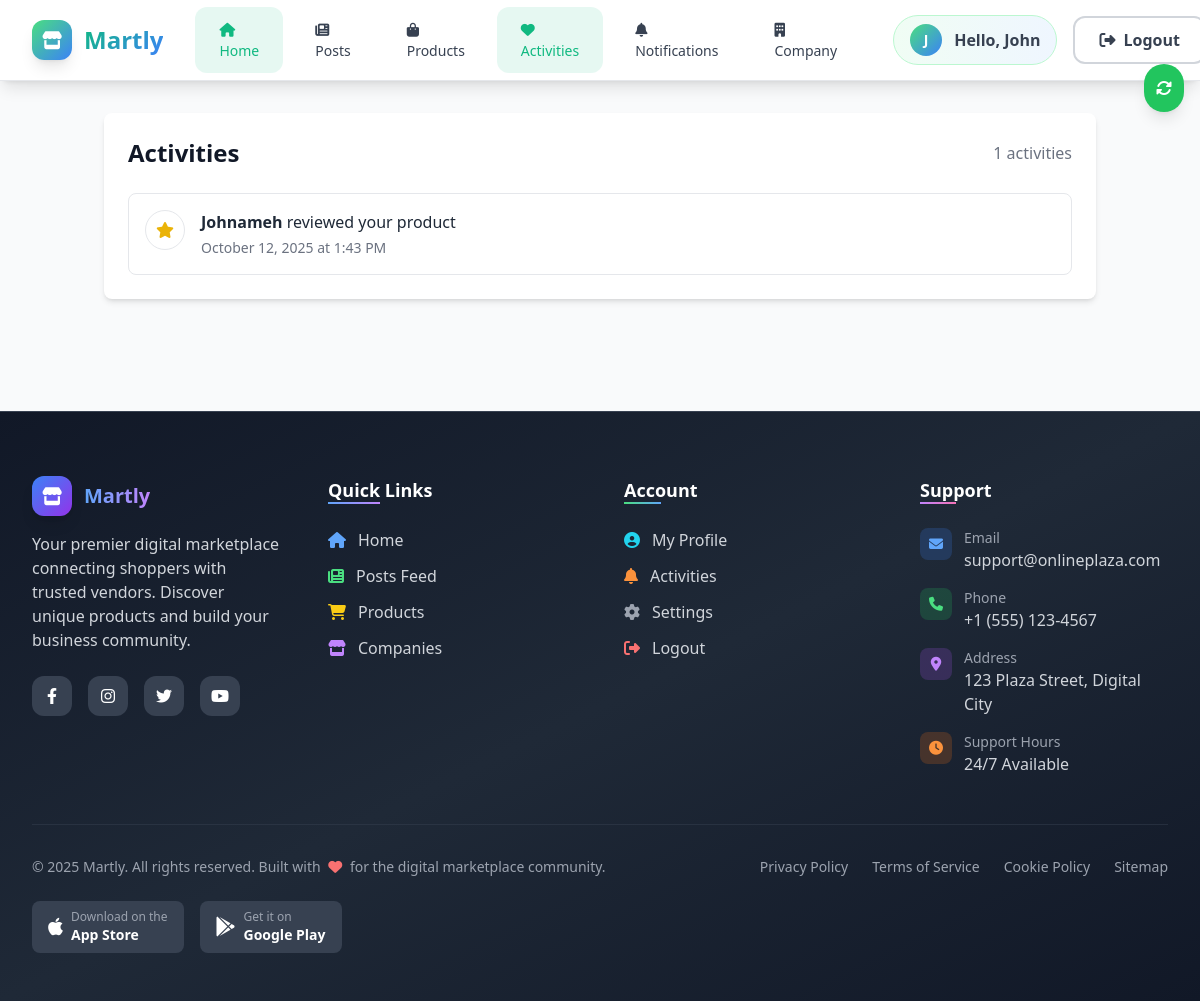
The app's page /activities/index.php (signed in), older data.
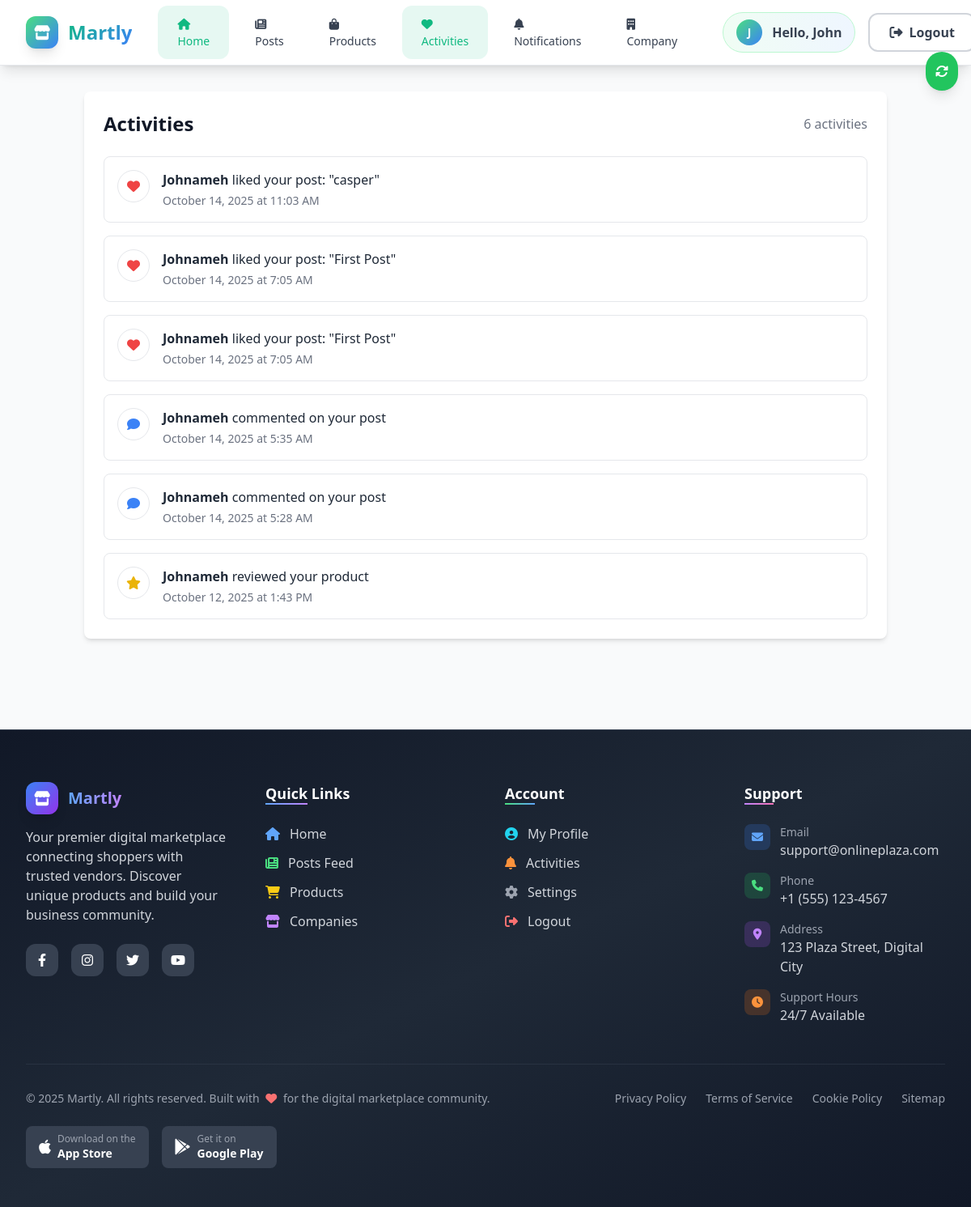
The same page, newer data.
### tables this page shows
CREATE TABLE `users` (
  `id` int(11) NOT NULL,
  `username` varchar(50) NOT NULL,
  `email` varchar(100) NOT NULL,
  `password` varchar(255) NOT NULL,
  `first_name` varchar(50) DEFAULT NULL,
  `last_name` varchar(50) DEFAULT NULL,
  `profile_picture` varchar(255) DEFAULT NULL,
  `user_type` enum('customer','vendor') DEFAULT 'customer',
  `referral_code` varchar(20) DEFAULT NULL,
  `referred_by` int(11) DEFAULT NULL,
  `created_at` timestamp NOT NULL DEFAULT current_timestamp(),
  `updated_at` timestamp NOT NULL DEFAULT current_timestamp() ON UPDATE current_timestamp(),
  `referred_count` int(11) DEFAULT 0
);

CREATE TABLE `activities` (
  `id` int(11) NOT NULL,
  `user_id` int(11) NOT NULL,
  `activity_type` enum('like','comment','share','review','follow') NOT NULL,
  `reference_type` enum('post','product','user') DEFAULT NULL,
  `reference_id` int(11) DEFAULT NULL,
  `actor_username` varchar(255) NOT NULL,
  `is_read` tinyint(1) DEFAULT 0,
  `created_at` timestamp NOT NULL DEFAULT current_timestamp(),
  `actor_id` int(11) DEFAULT NULL
);

### includes/config.php (called while the page is built, shortened)
<?php
try {
    $pdo = new PDO("mysql:host=" . DB_HOST . ";dbname=" . DB_NAME, DB_USER, DB_PASS);
    $pdo->setAttribute(PDO::ATTR_ERRMODE, PDO::ERRMODE_EXCEPTION);
    $pdo->setAttribute(PDO::ATTR_DEFAULT_FETCH_MODE, PDO::FETCH_ASSOC);
} catch (PDOException $e) {
    die("Connection failed: " . $e->getMessage());
}
function isLoggedIn()
{
    return isset($_SESSION['user_id']);
}
function getCurrentUser()
{
    global $pdo;
    if (isLoggedIn()) {
        $stmt = $pdo->prepare("SELECT * FROM users WHERE id = ?");
        $stmt->execute([$_SESSION['user_id']]);
        return $stmt->fetch();
    }
    return null;
}
function getUnreadActivityCount()
{
    global $pdo;
    $currentUser = getCurrentUser();
    $stmt = $pdo->prepare("SELECT COUNT(*) FROM activities WHERE user_id = ? AND is_read = FALSE");
    $stmt->execute([$currentUser['id']]);
    return $stmt->fetchColumn();
}

### activities/index.php (the view, shortened to what the rows shown need)
<?php
require_once '../includes/config.php';
$currentUser = getCurrentUser();
$stmt = $pdo->prepare("
    SELECT a.*,
           CASE
               WHEN a.reference_type = 'post' THEN (SELECT title FROM posts WHERE id = a.reference_id)
               WHEN a.reference_type = 'product' THEN (SELECT name FROM products WHERE id = a.reference_id)
               ELSE NULL
           END as reference_title
    FROM activities a
    WHERE a.user_id = ?
    ORDER BY a.created_at DESC
    LIMIT 50
");
$stmt->execute([$currentUser['id']]);
$activities = $stmt->fetchAll();
?>
<?php require_once '../includes/header.php'; ?>
<div class="max-w-5xl mx-auto px-4 py-8">
    <div class="bg-white rounded-lg shadow-md p-6">
        <div class="flex items-center justify-between mb-6">
            <h1 class="text-2xl font-bold text-gray-900">Activities</h1>
        </div>
        <?php if ($activities): ?>
            <div class="space-y-4">
                <?php foreach ($activities as $activity): ?>
                    <div class="flex items-start p-4 border border-gray-200 rounded-lg hover:bg-gray-50 transition duration-300 <?php echo !$activity['is_read'] ? 'bg-blue-50 border-blue-200' : ''; ?>">
                        <div class="flex-shrink-0 mr-4">
                            <?php
                            $icon = '';
                            $color = '';
                            switch ($activity['activity_type']) {
                                case 'like':
                                    $icon = 'fas fa-heart';
                                    $color = 'text-red-500';
                                    break;
                                case 'comment':
                                    $icon = 'fas fa-comment';
                                    $color = 'text-blue-500';
                                    break;
                                case 'review':
                                    $icon = 'fas fa-star';
                                    $color = 'text-yellow-500';
                                    break;
                            }
                            ?>
                            <div class="w-10 h-10 bg-white rounded-full flex items-center justify-center border <?php echo $color; ?>">
                                <i class="<?php echo $icon; ?>"></i>
                            </div>
                        </div>
                        <div class="flex-1">
                            <p class="text-gray-800">
                                <?php
                                $actorName = 'Someone';
                                if (!empty($activity['actor_username'])) {
                                    $actorName = htmlspecialchars($activity['actor_username']);
                                } elseif ($activity['actor_id']) {
                                    $actorName = 'User #' . $activity['actor_id'];
                                }
                                $message = '';
                                switch ($activity['activity_type']) {
                                    case 'like':
                                        $message = "<strong>{$actorName}</strong> liked your post";
                                        break;
                                    case 'comment':
                                        $message = "<strong>{$actorName}</strong> commented on your post";
                                        break;
                                    case 'review':
                                        $message = "<strong>{$actorName}</strong> reviewed your product";
                                        break;
                                }
                                if ($activity['reference_title']) {
                                    $message .= ": \"{$activity['reference_title']}\"";
                                }
                                echo $message;
                                ?>
                            </p>
                            <p class="text-gray-500 text-sm mt-1">
                                <?php echo date('F j, Y \a\t g:i A', strtotime($activity['created_at'])); ?>
                            </p>
                        </div>
                    </div>
                <?php endforeach; ?>
            </div>
        <?php endif; ?>
    </div>
</div>
<?php require_once '../includes/footer.php'; ?>

### includes/header.php (shortened to what the rows shown need)
<?php
require_once 'config.php';
$currentUser = getCurrentUser();
$unreadActivityCount = isLoggedIn() ? getUnreadActivityCount() : 0;
?>
<!DOCTYPE html>
<html lang="en">
<head>
    <script src="https://cdn.tailwindcss.com"></script>
    <link rel="stylesheet" href="https://cdnjs.cloudflare.com/ajax/libs/font-awesome/6.4.0/css/all.min.css">
    <link rel="stylesheet" href="/online-plaza/assets/css/style.css">
</head>
<body class="bg-gray-50">
    <nav class="nav-blur shadow-lg sticky top-0 border-b border-gray-200 z-30">
        <div class="w-full mx-auto nav-container">
            <div class="flex justify-between items-center h-14 md:h-16 lg:h-20 px-3 sm:px-4 lg:px-8">
                <div class="hidden md:flex items-center space-x-2 lg:space-x-4 flex-shrink-0 user-actions">
                    <?php if (isLoggedIn()): ?>
                        <div class="flex items-center space-x-2 lg:space-x-3 px-2 lg:px-4 py-1 lg:py-2 bg-gradient-to-r from-green-50 to-blue-50 rounded-full border border-green-200 user-avatar-container">
                            <div class="w-6 h-6 lg:w-8 lg:h-8 bg-gradient-to-br from-green-400 to-blue-500 rounded-full flex items-center justify-center text-white font-semibold text-xs lg:text-sm user-avatar">
                                <?php echo strtoupper(substr($currentUser['first_name'] ?? $currentUser['username'], 0, 1)); ?>
                            </div>
                            <span class="text-gray-700 font-semibold text-sm lg:text-base user-greeting">Hello, <?php echo htmlspecialchars($currentUser['first_name'] ?? $currentUser['username']); ?></span>
                        </div>
                        <a href="/online-plaza/auth/logout.php" class="px-3 lg:px-6 py-1 lg:py-2.5 font-semibold text-gray-700 hover:text-red-600 border-2 border-gray-300 hover:border-red-400 rounded-xl transition-all duration-300 text-sm lg:text-base logout-btn">
                            <i class="fas fa-sign-out-alt mr-1 lg:mr-2"></i>Logout
                        </a>
                    <?php endif; ?>
                </div>
            </div>
        </div>
    </nav>

Row changes from the older to the newer data that the page shows:
added activities: actor_username "Johnameh", message ": \"casper\"", created_at "October 14, 2025 at 11:03 AM"
added activities: actor_username "Johnameh", message ": \"First Post\"", created_at "October 14, 2025 at 7:05 AM"
added activities: actor_username "Johnameh", message ": \"First Post\"", created_at "October 14, 2025 at 7:05 AM"
added activities: actor_username "Johnameh", created_at "October 14, 2025 at 5:35 AM", activity_type "comment" (drawn)
added activities: actor_username "Johnameh", created_at "October 14, 2025 at 5:28 AM", activity_type "comment" (drawn)
Text that changed along with them:
count($activities): "1" → "6"
